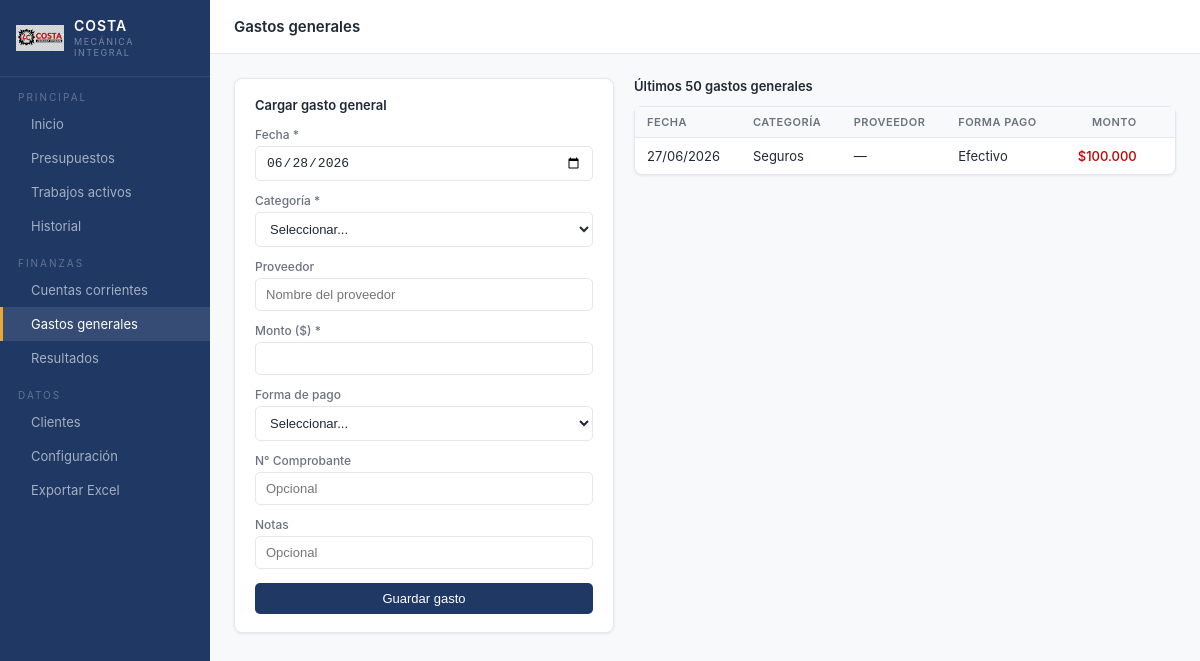
Screenshot of /gastos-generales with the database file from the repository.
### app.py (models this page shows)
class GastoGeneral(db.Model):
    id = db.Column(db.Integer, primary_key=True)
    fecha = db.Column(db.Date, default=date.today)
    categoria = db.Column(db.String(50))
    proveedor = db.Column(db.String(100))
    monto = db.Column(db.Float, default=0)
    forma_pago = db.Column(db.String(30))
    comprobante = db.Column(db.String(50))
    notas = db.Column(db.Text)

### app.py (the view, shortened to what this page needs)
@app.route('/gastos-generales', methods=['GET', 'POST'])
def gastos_generales():
    categorias = get_opciones('categoria_gasto')
    formas_pago = get_opciones('forma_pago')
    lista = GastoGeneral.query.order_by(GastoGeneral.fecha.desc()).limit(50).all()
    return render_template('gastos_generales.html', gastos=lista,
                           categorias=categorias, formas_pago=formas_pago)

### app.py (called while the page is built)
def fmt_moneda(valor):
    if valor is None:
        return "$0"
    return f"${valor:,.0f}".replace(",", ".")

def get_opciones(tipo):
    return [o.valor for o in OpcionLista.query.filter_by(tipo=tipo).order_by(OpcionLista.orden, OpcionLista.valor).all()]

### templates/gastos_generales.html (shortened to what this page needs)
{% extends "base.html" %}
{% block topbar_title %}Gastos generales{% endblock %}
{% block content %}
<div style="display:grid;grid-template-columns:380px 1fr;gap:20px;align-items:start">
    <div class="card">
        <div class="card-title">Cargar gasto general</div>
        <form method="post">
            <div class="form-grid" style="margin-bottom:14px">
                <div class="field">
                    <label>Fecha *</label>
                    <input type="date" name="fecha" class="fecha-hoy" required>
                </div>
                <div class="field">
                    <label>Categoría *</label>
                    <select name="categoria" required>
                        <option value="">Seleccionar...</option>
                    </select>
                </div>
                <div class="field">
                    <label>Proveedor</label>
                    <input type="text" name="proveedor" placeholder="Nombre del proveedor">
                </div>
                <div class="field">
                    <label>Monto ($) *</label>
                    <input type="number" name="monto" min="0" step="0.01" required>
                </div>
                <div class="field">
                    <label>Forma de pago</label>
                    <select name="forma_pago">
                        <option value="">Seleccionar...</option>
                    </select>
                </div>
                <div class="field">
                    <label>N° Comprobante</label>
                    <input type="text" name="comprobante" placeholder="Opcional">
                </div>
                <div class="field">
                    <label>Notas</label>
                    <input type="text" name="notas" placeholder="Opcional">
                </div>
            </div>
            <button type="submit" class="btn btn-primary btn-block">Guardar gasto</button>
        </form>
    </div>
    <div>
        <div style="font-size:13px;font-weight:600;margin-bottom:12px;color:var(--text)">
            Últimos 50 gastos generales
        </div>
        {% if gastos %}
        <div class="card" style="padding:0">
            <table>
                <thead>
                    <tr>
                        <th>Fecha</th>
                        <th>Categoría</th>
                        <th>Proveedor</th>
                        <th>Forma pago</th>
                        <th style="text-align:right">Monto</th>
                        <th></th>
                    </tr>
                </thead>
                <tbody>
                    {% for g in gastos %}
                    <tr>
                        <td>{{ g.fecha.strftime('%d/%m/%Y') }}</td>
                        <td>{{ g.categoria }}</td>
                        <td>{{ g.proveedor or '—' }}</td>
                        <td>{{ g.forma_pago or '—' }}</td>
                        <td style="text-align:right;font-weight:500;color:var(--red)">
                            {{ g.monto | moneda }}
                        </td>
                        <td>
                            <form method="post" action="/gastos-generales/{{ g.id }}/eliminar">
                            </form>
                        </td>
                    </tr>
                    {% endfor %}
                </tbody>
            </table>
        </div>
        {% else %}
        <div class="empty-state">
            <i class="ti ti-receipt"></i>
            <p>No hay gastos generales cargados.</p>
        </div>
        {% endif %}
    </div>
</div>
{% endblock %}

### templates/base.html (style rules this page uses)
* { box-sizing: border-box; margin: 0; padding: 0; }
:root { --navy: #1F3864; --navy-light: #2a4d84; --blue: #2E75B6; --blue-light: #D6E4F0; --amber: #E8A838; --green: #1E7145; --green-light: #E2EFDA; --red: #C00000; --red-light: #FCE4D6; --gray-100: #F8F9FA; --gray-200: #F2F2F2; --gray-300: #E0E0E0; --gray-500: #6B7280; --white: #FFFFFF; --text: #1F2937; --text-light: #6B7280; --border: #E5E7EB; --shadow: 0 1px 3px rgba(0,0,0,0.08); --radius: 8px; --radius-sm: 5px; }
body { font-family: -apple-system, BlinkMacSystemFont, 'Segoe UI', sans-serif; background: var(--gray-100); color: var(--text); font-size: 14px; }
.btn { display: inline-flex; align-items: center; gap: 6px; padding: 8px 16px; border-radius: var(--radius-sm); font-size: 13px; font-weight: 500; cursor: pointer; border: none; text-decoration: none; transition: opacity 0.15s; }
.btn-primary { background: var(--navy); color: #fff; }
.btn-block { width: 100%; justify-content: center; }
.card { background: var(--white); border: 1px solid var(--border); border-radius: var(--radius); padding: 18px 20px; margin-bottom: 14px; box-shadow: var(--shadow); }
.card-title { font-size: 13px; font-weight: 600; color: var(--text); margin-bottom: 14px; }
.form-grid { display: grid; gap: 12px; }
.field { display: flex; flex-direction: column; gap: 4px; }
.field label { font-size: 12px; font-weight: 500; color: var(--text-light); }
.field input, .field select, .field textarea { padding: 8px 10px; border: 1px solid var(--border); border-radius: var(--radius-sm); font-size: 13px; color: var(--text); background: var(--white); width: 100%; }
table { width: 100%; border-collapse: collapse; font-size: 13px; }
th { text-align: left; padding: 8px 12px; font-size: 11px; font-weight: 600; color: var(--text-light); text-transform: uppercase; letter-spacing: 0.5px; border-bottom: 1px solid var(--border); background: var(--gray-100); }
td { padding: 10px 12px; border-bottom: 1px solid var(--border); color: var(--text); }
tr:last-child td { border-bottom: none; }

### rows the page displays
GastoGeneral: fecha "27/06/2026", categoria "Seguros", proveedor "—", forma_pago "Efectivo", monto|moneda "$100.000"
